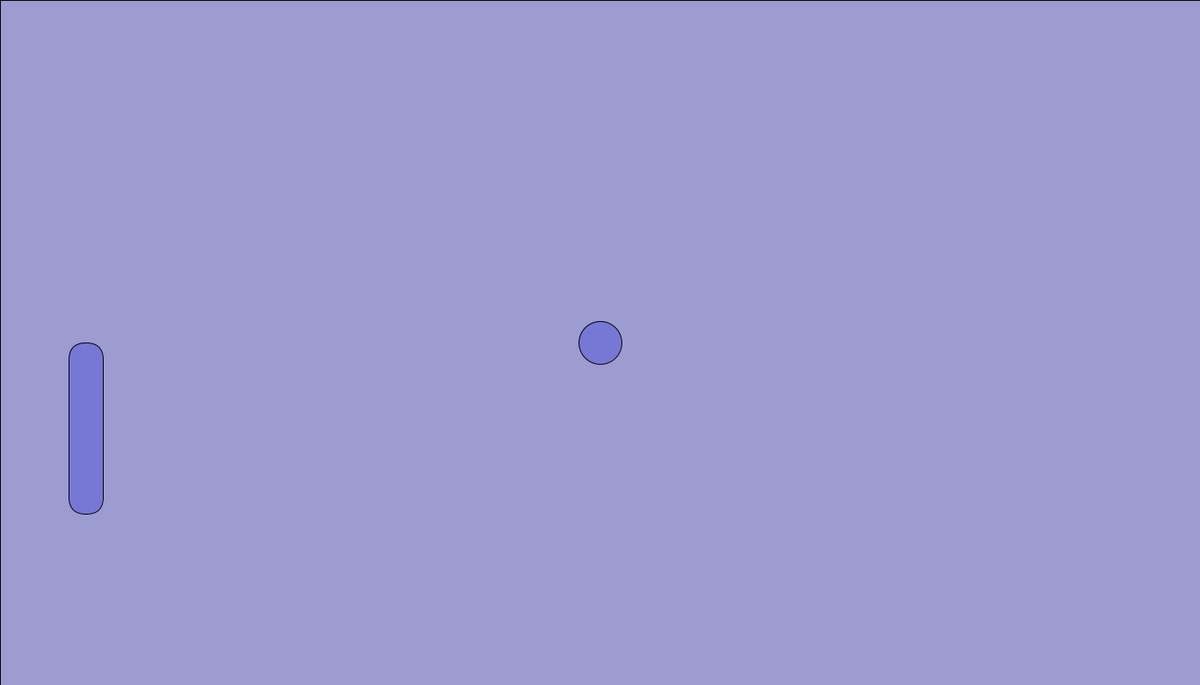
Frame 1 (no input)
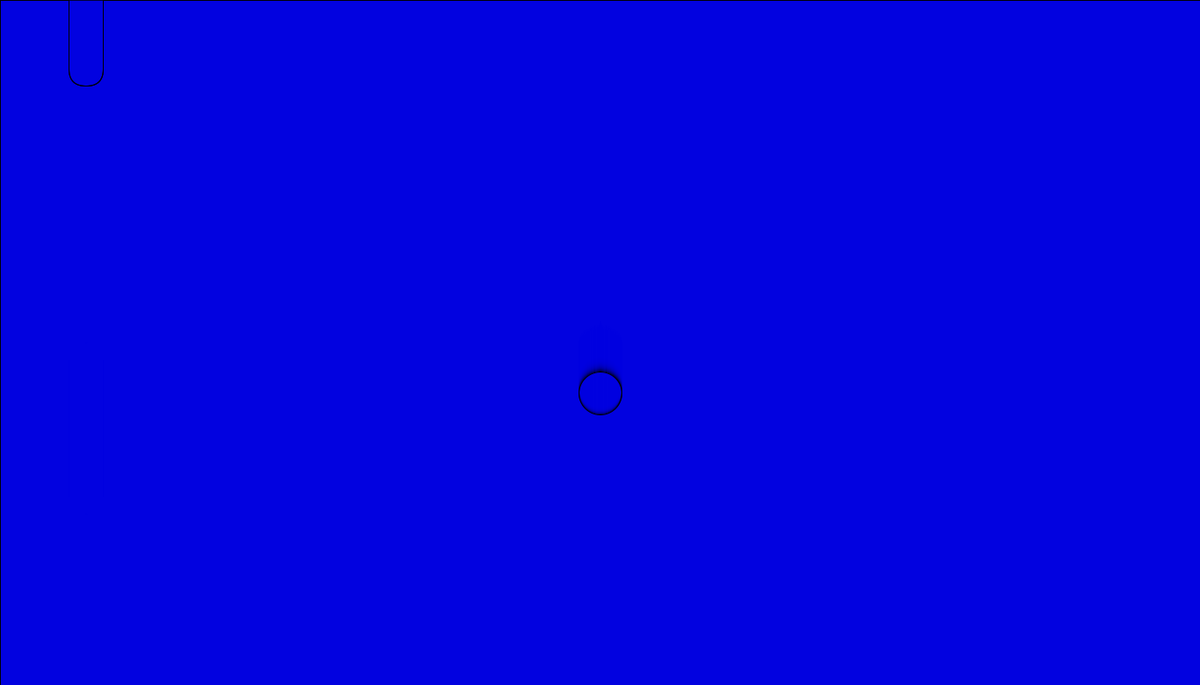
Frame 60 (the mouse pressed at the canvas centre just before this capture)
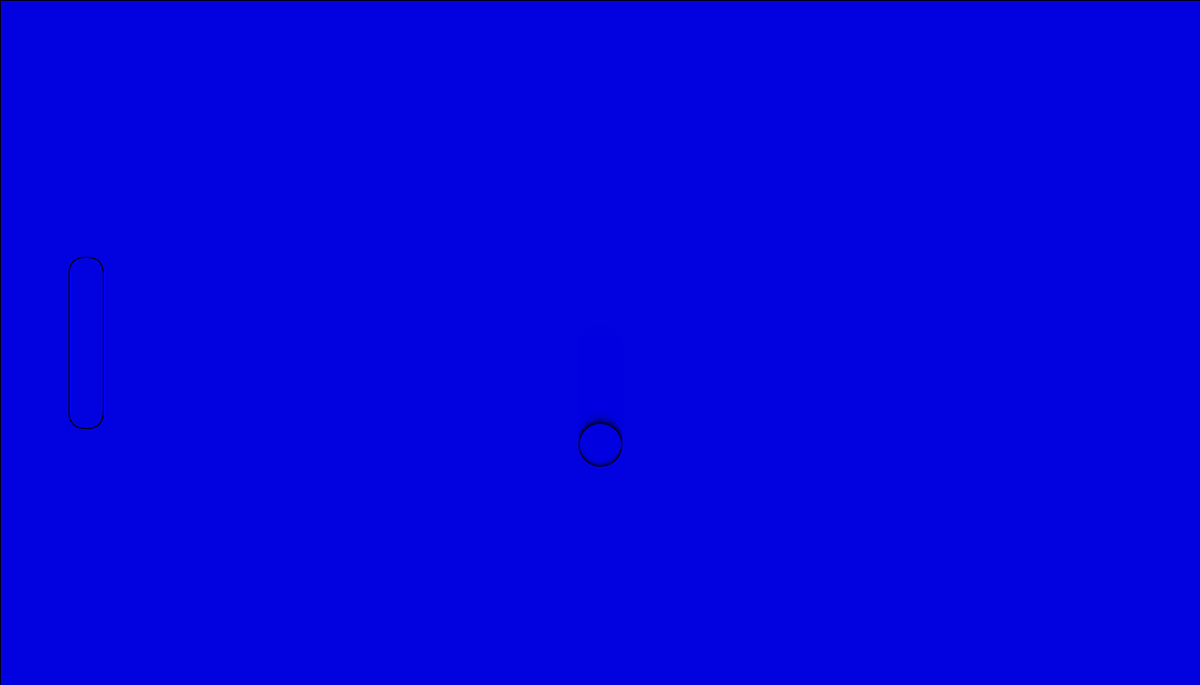
Frame 120 (the mouse held since frame 60 and released just before this capture)

The Processing sketch that drew these frames (run headless with seeded random() and noise(); from frame 60 on, the mouse is pressed at the canvas centre):

// Processing sketch: PongUlysse
// ── PongUlysse.pde
// il faut déclarer les objets ici
raquette raquette_de_gauche;
balle_du_winner Baballe;

void setup(){
  size(1400,800); // on choisit la taille de la fenêtre (en pixels)
  // initialiser les objets ici
  raquette_de_gauche = new raquette();
  Baballe = new balle_du_winner();
  rectMode(CENTER); // on change un paramètre parce que c'est mieux comme ça ^^
}

void draw(){
  // et c'est ici qu'on dit ce qu'il faut faire à chaque frame
  fill(0, 0, 225, 60);
  rect(width/2, height/2, width, height);
  raquette_de_gauche.affichage();
  raquette_de_gauche.Move();
  Baballe.affichage();
  Baballe.Move();
}


void keyPressed(){
  if( keyCode == ENTER ){
    // si on veut que quelque chose se passe à chaque fois qu'on appuie sur ENTREE, c'est ici qu'il faut le dire
  }
  if( key == ' ' ){
    // et pour la barre d'espace c'est là ^^
  }
}

// ── Balle.pde
class balle_du_winner{
  
  PVector pos = new PVector(width/2, height/2);
  
  void affichage(){
    ellipse(pos.x, pos.y, 50, 50);
  }
  
  void Move(){
    pos.y += 1;
  }
  
}

// ── Raquette.pde
class raquette{
  
  PVector pos = new PVector(100, 500);

  void affichage(){
    rect(pos.x, pos.y, 40, 200, 70);
  }
 
  void Move(){
    pos.y = mouseY;    
  }

}
